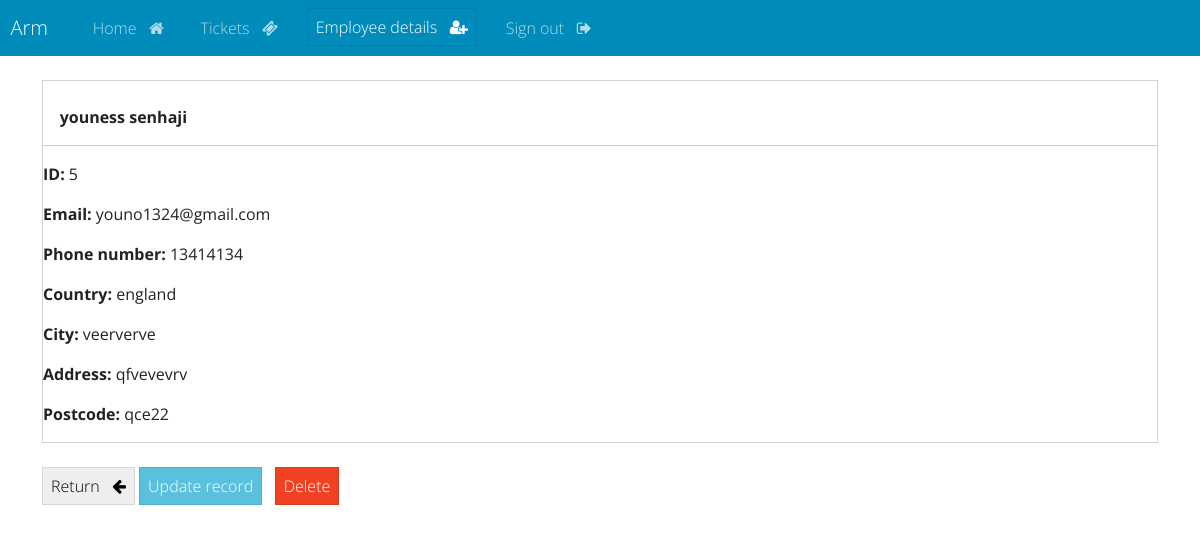
Page /view-employee-record/5/ (signed in) on the committed database.
### webapp/models.py (models this page shows, shortened)
class EmployeeDetails(models.Model):   #rename to user details record
    user = models.OneToOneField(User, on_delete=models.CASCADE)
    first_name = models.CharField(max_length=100)
    last_name = models.CharField(max_length=100)
    email = models.EmailField(max_length=225)
    phone = models.CharField(max_length=20)
    address = models.CharField(max_length=300)
    city = models.CharField(max_length=225)
    postcode = models.CharField(max_length=200)
    country = models.CharField(max_length=125)

### webapp/views.py (the view)
# urls.py: path('view-employee-record/<int:pk>/', views.singular_employee_record, name="view-employee-record"),
@login_required(login_url='my-login')
def singular_employee_record(request, pk):
    all_records = EmployeeDetails.objects.get(id=pk)
    context = {'record':all_records}
    return render(request, 'webapp/view-employee-record.html', context=context)

### webapp/templates/webapp/view-employee-record.html (shortened to what this page needs)
{% extends 'webapp/base.html' %}
{% load crispy_forms_tags %}
{% block content %}
<body>
    <div class='card'>
        <div class="class-body">
            <strong>
            <br>
            {{record.first_name}}
            {{record.last_name}}
        </strong>
        <hr>
            <p> <strong> ID: </strong>{{record.id}} </p>
            <p> <strong> Email: </strong> {{record.email}} </p>
            <p> <strong> Phone number: </strong> {{record.phone}} </p>
            <p> <strong> Country: </strong> {{record.country}} </p>
            <p> <strong> City: </strong> {{record.city}} </p>
            <p> <strong> Address: </strong> {{record.address}} </p>
            <p> <strong> Postcode: </strong> {{record.postcode}} </p>
        </div>
    </div>
    <br>
    <a href="{% url 'employee-records' %}" class="btn btn-secondary">
        Return &nbsp; <i class="fa fa-arrow-left" aria-hidden="true"></i>
    </a>
    <a href="{% url 'update-employee-record' record.id%}" class = 'btn btn-info'> Update record </a>
    <a href="{% url 'delete-record' record.id %}" class = 'btn btn-danger'> Delete </a>
</body>
{% endblock %}

### rows in the picture
EmployeeDetails: first_name "youness", last_name "senhaji", id "5", email "youno1324@gmail.com", phone "13414134", country "england", city "veerverve", address "qfvevevrv", postcode "qce22"
